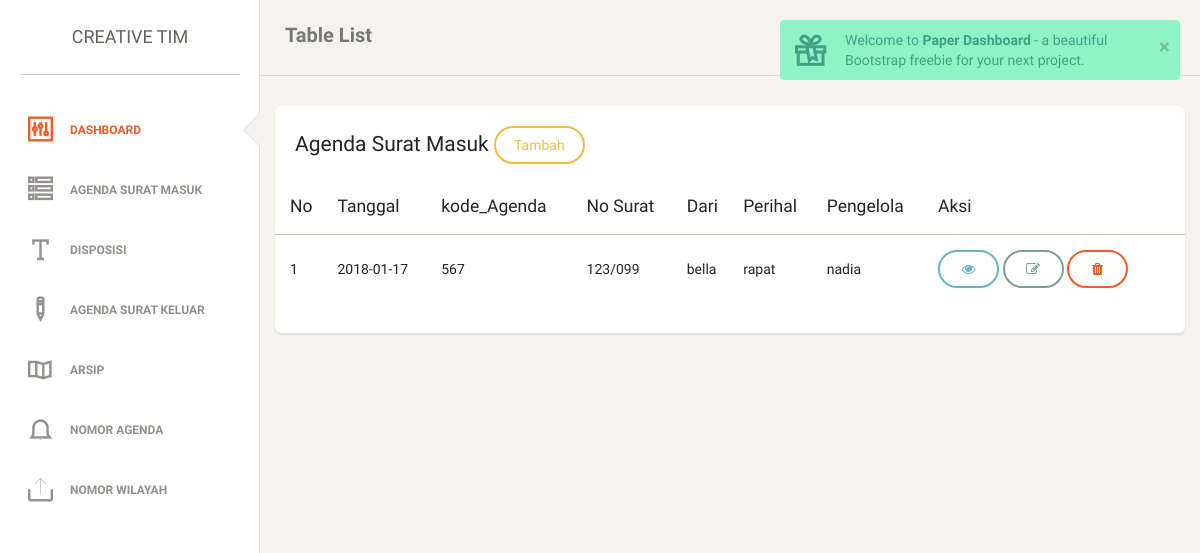
The page /index.php/welcome/masuk on the database as committed earlier.
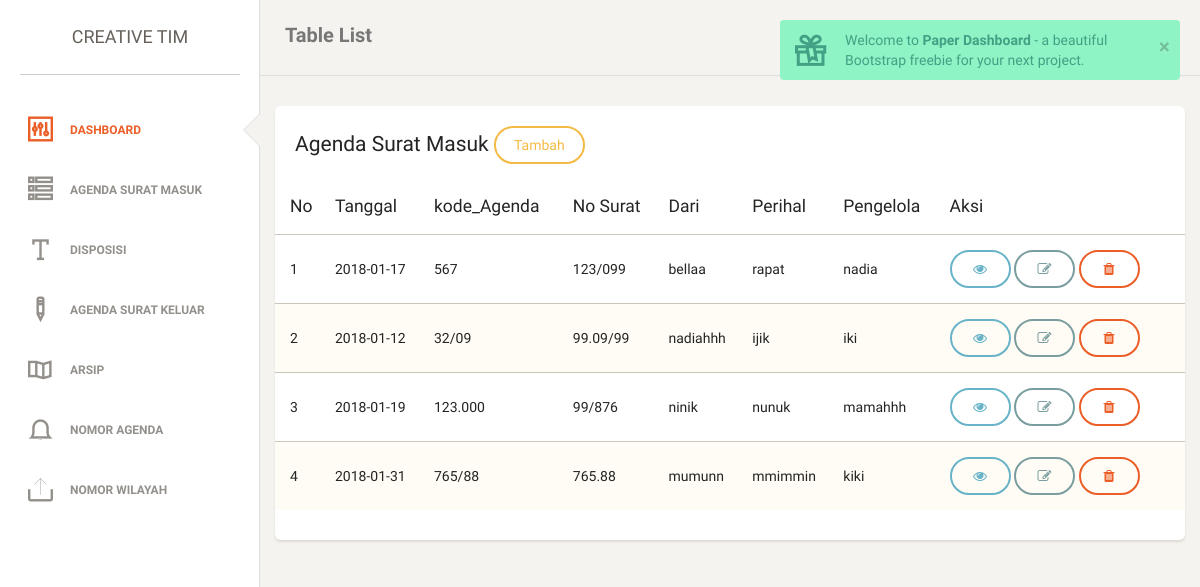
The same page on the database as committed later.
### tables this page shows
CREATE TABLE `surat_masuk` (
  `id_masuk` int(11) NOT NULL,
  `tgl_surat` date NOT NULL,
  `kode_agenda` varchar(11) NOT NULL,
  `no_surat` varchar(11) NOT NULL,
  `dari` varchar(200) NOT NULL,
  `perihal` varchar(200) NOT NULL,
  `pengelola` varchar(200) NOT NULL
);

### application/controllers/Welcome.php (called while the page is built, shortened)
<?php
class Welcome extends CI_Controller {
	public function __construct()
	{
		$this->load->model('masuk');
		$this->load->helper('url');
	}
	public function masuk()
	{
		$data['masuk'] = $this->masuk->tabmasuk('surat_masuk');
		$this->load->view('super-admin/surat_masuk',$data);
	}
}

### index.php (called while the page is built, shortened)
<?php
require_once BASEPATH.'core/CodeIgniter.php';

### application/models/masuk.php (called while the page is built, shortened)
<?php
class Masuk extends CI_Model {
 public function tabmasuk($table)
 {
 	$query = $this->db->get('surat_masuk')->result();
 	return $query;
 }
}

### application/views/super-admin/surat_masuk.php (the view, shortened to what this page needs)
<!doctype html>
<html lang="en">
<head>
	<?php include 'css.php'; ?>
</head>
<body>
<div class="wrapper">
    <?php include 'sidebar.php'; ?>
    <div class="main-panel">
    <?php include 'navigasi.php'; ?>
        <div class="content">
            <div class="container-fluid">
                <div class="row">
                    <div>
                        <div class="card">
                            <div class="header">
                                <h4 class="title">Agenda Surat Masuk
                                    <a href="<?php echo base_url('index.php/Welcome/input_masuk'); ?>" class="btn btn-warning">Tambah</a>
                                </h4>
                            </div>
                            <div class="content table-responsive table-full-width">
                                <table class="table table-striped">
                                    <thead>
                                        <th>No</th>
                                    	<th>Tanggal</th>
                                    	<th>kode_Agenda</th>
                                    	<th>No Surat</th>
                                    	<th>Dari</th>
                                        <th>Perihal</th>
                                        <th>Pengelola</th>
                                        <th>Aksi</th>
                                    </thead>
                                    <tbody>
                                        <?php
                                            $no = 1;
                                            foreach ($masuk as $u) {
                                         ?>
                                         <tr>
                                            <td><?php echo $no++; ?></td>
                                            <td><?php echo $u->tgl_surat; ?></td>
                                            <td><?php echo $u->kode_agenda; ?></td>
                                            <td><?php echo $u->no_surat; ?></td>
                                            <td><?php echo $u->dari; ?></td>
                                            <td><?php echo $u->perihal; ?></td>
                                            <td><?php echo $u->pengelola; ?></td>
                                            <td>
                                                <a href="<?php echo base_url('index.php/Welcome/'); ?>" class="btn btn-info"><i class="fa fa-eye"></i></a>
                                                <a href="<?php echo base_url('index.php/Welcome/editmas/').$u->id_masuk; ?>" class="btn btn-primary">
                                                    <i class="fa fa-edit"></i></a>
                                                <a href="<?php echo base_url('index.php/Welcome/delmasuk/').$u->id_masuk; ?>" class="btn btn-danger"><i class="fa fa-trash"></i></a>
                                            </td>
                                             <?php } ?>
                                         </tr>
                                    </tbody>
                                </table>
                            </div>
                        </div>
                    </div>
    </div>
</div>
</div>
</div>
</body>
</html>

### application/views/super-admin/css.php (shortened to what this page needs)
<link href="<?php echo base_url('asset/css/bootstrap.min.css'); ?>" rel="stylesheet" />
<link href="<?php echo base_url('asset/css/animate.min.css'); ?>" rel="stylesheet"/>
<link href="<?php echo base_url('asset/css/paper-dashboard.css'); ?>" rel="stylesheet"/>
<link href="<?php echo base_url('asset/css/demo.css'); ?>" rel="stylesheet" />
<link href="http://maxcdn.bootstrapcdn.com/font-awesome/latest/css/font-awesome.min.css" rel="stylesheet">
<link href="<?php echo base_url('asset/css/themify-icons.css'); ?>" rel="stylesheet">

### application/views/super-admin/sidebar.php
<div class="sidebar" data-background-color="white" data-active-color="danger">
   	<div class="sidebar-wrapper">
           <div class="logo">
               <a href="http://www.creative-tim.com" class="simple-text">
                   Creative Tim
               </a>
           </div>
           <ul class="nav">
               <li class="active">
                   <a href="<?php echo base_url('index.php/Welcome/index/'); ?>">
                       <i class="ti-panel"></i>
                       <p>Dashboard</p>
                   </a>
               </li>
               <li>
                   <a href="<?php echo base_url('index.php/Welcome/masuk/'); ?>">
                       <i class="ti-view-list-alt"></i>
                       <p>AGENDA SURAT MASUK</p>
                   </a>
               </li>
               <li>
                   <a href="<?php echo base_url('index.php/Welcome/desposisi'); ?>">
                       <i class="ti-text"></i>
                       <p>DISPOSISI</p>
                   </a>
               </li>
               <li>
                   <a href="<?php echo base_url('index.php/suker/suker'); ?>">
                       <i class="ti-pencil-alt2"></i>
                       <p>AGENDA SURAT KELUAR</p>
                   </a>
               </li>
               <li>
                   <a href="<?php echo base_url('index.php/Welcome/arsip/'); ?>">
                       <i class="ti-map"></i>
                       <p>ARSIP</p>
                   </a>
               </li>
               <li>
                   <a href="<?php echo base_url('index.php/Welcome/no_agenda'); ?>">
                       <i class="ti-bell"></i>
                       <p>NOMOR AGENDA</p>
                   </a>
               </li>
               <li>
                   <a href="<?php echo base_url('index.php/Welcome/no_wilayah'); ?>">
                       <i class="ti-export"></i>
                       <p>NOMOR WILAYAH</p>
                   </a>
               </li>
           </ul>
   	</div>
   </div>

### application/views/super-admin/navigasi.php (shortened to what this page needs)
<nav class="navbar navbar-default">
          <div class="container-fluid">
              <div class="navbar-header">
                  <a class="navbar-brand" href="#">Table List</a>
              </div>
              <div class="collapse navbar-collapse">
                  <ul class="nav navbar-nav navbar-right">
                      <li>
                          <a href="#" class="dropdown-toggle" data-toggle="dropdown">
						<p>Stats</p>
                          </a>
                      </li>
                      <li class="dropdown">
                            <a href="#" class="dropdown-toggle" data-toggle="dropdown">
                                  <p class="notification">5</p>
							<p>Notifications</p>
                            </a>
                      </li>
				<li>
                          <a href="#">
						<p>Settings</p>
                          </a>
                      </li>
                  </ul>
              </div>
          </div>
      </nav>

Rows that differ between the two databases and show on the page:
changed surat_masuk "rapat": dari "bella" → "bellaa"
added surat_masuk: tgl_surat "2018-01-12", kode_agenda "32/09", no_surat "99.09/99", dari "nadiahhh", perihal "ijik", pengelola "iki"
added surat_masuk: tgl_surat "2018-01-19", kode_agenda "123.000", no_surat "99/876", dari "ninik", perihal "nunuk", pengelola "mamahhh"
added surat_masuk: tgl_surat "2018-01-31", kode_agenda "765/88", no_surat "765.88", dari "mumunn", perihal "mmimmin", pengelola "kiki"
